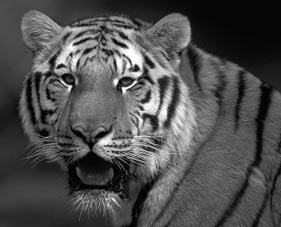
#> input picture ImageConvert/wwwroot/Imgs/Output/tiger.jpg, 281 x 227 px
$ python Sobel.py ../ImageConvert/wwwroot/Imgs/Output/tiger.jpg ../ImageConvert/wwwroot/Imgs/Input/tiger.jpg 5   (older library calls are emulated)
#> lines starting #> are read from the running program, lines starting #| are printed output that depends on the picture; after the words box and inside, x2 and y2 are one past the last pixel; in counts of white or black regions, pixels touching at a corner belong together
import cv2
import os
import sys
import mahotas
import numpy as np

#path = "C:/Users/elino/source/repos/PythonApplication1/ImageConvert/wwwroot/Imgs/Output/tiger.jpg"
#name = "tiger.jpg"
#mediana = 3

path = sys.argv[1]
name = sys.argv[2]
mediana = int(sys.argv[3])

img = cv2.imread(path)
#> img is the input picture: shape (227, 281, 3); min 0, max 255, mean 78.2
img = cv2.cvtColor(img, cv2.COLOR_BGR2GRAY)
#> img: shape (227, 281)
suave = cv2.GaussianBlur(img, (mediana, mediana), 0)
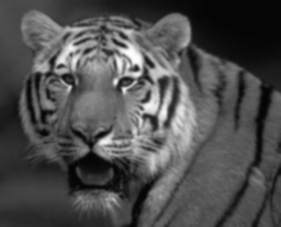
#> suave: shape (227, 281); min 4, max 252, mean 78.2
T = mahotas.thresholding.otsu(suave)
#> T = 83
temp = img.copy()
temp[temp > T] = 255
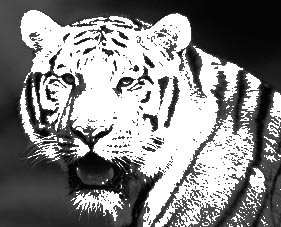
#> temp: shape (227, 281); min 0, max 255, mean 132.9
temp[temp < 255] = 0
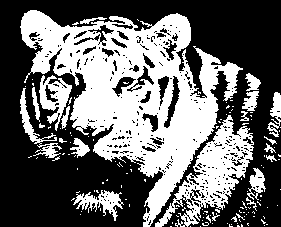
#> temp: shape (227, 281); 41.9% white; 148 white regions (128 under 20 px), largest, box (x1, y1, x2, y2) and area: (20, 10, 243, 227) 18809, (155, 115, 254, 227) 3706, (39, 75, 72, 131) 826
otsu = cv2.bitwise_not(temp)

sobelX = cv2.Sobel(otsu, cv2.CV_64F, 1, 0)
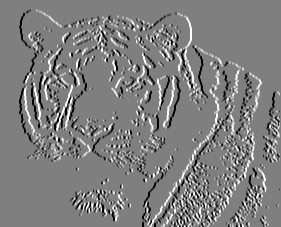
#> sobelX: shape (227, 281) float64; min -1020, max 1020, mean -1; drawn with min black and max white
sobelY = cv2.Sobel(otsu, cv2.CV_64F, 0, 1)
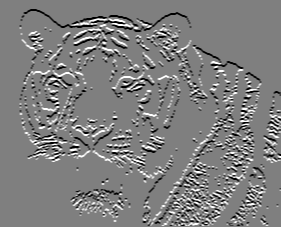
#> sobelY: shape (227, 281) float64; min -1020, max 1020, mean -1.2; drawn with min black and max white
sobelX = np.uint8(np.absolute(sobelX))
sobelY = np.uint8(np.absolute(sobelY))
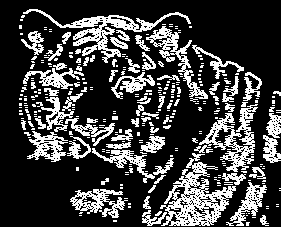
#> sobelY: shape (227, 281); min 0, max 255, mean 64.9
bordas = cv2.bitwise_or(sobelX, sobelY)
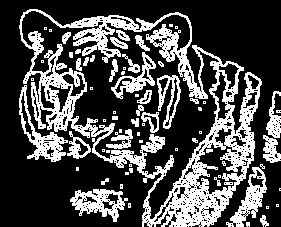
#> bordas: shape (227, 281); min 0, max 255, mean 75.6
newName = name.split(".")[0]+"Sobel."+name.split(".")[1]
cv2.imwrite(os.path.join("C:/OpenImageProcessor/ImageConvert/wwwroot/Imgs/Actual/" , newName), bordas)
print(os.path.join("C:/OpenImageProcessor/ImageConvert/wwwroot/Imgs/Actual/" , newName))
print(os.path.join(newName))

$ run again, with ImageConvert/wwwroot/Imgs/Output/BABUINO.jpg copied over ImageConvert/wwwroot/Imgs/Output/tiger.jpg
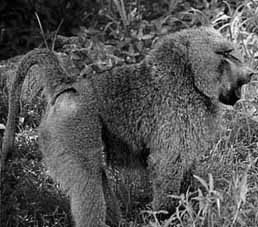
#> input picture ImageConvert/wwwroot/Imgs/Output/BABUINO.jpg, 258 x 227 px
#> img is the input picture: shape (227, 258, 3); min 0, max 255, mean 84.2
#> img: shape (227, 258)
#> T = 83
#> `temp[temp < 255] = 0`:
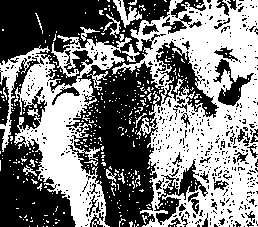
#> temp: shape (227, 258); 49.5% white; 406 white regions (385 under 20 px), largest, box (x1, y1, x2, y2) and area: (112, 0, 258, 227) 17423, (0, 35, 132, 227) 9026, (113, 0, 142, 28) 295
#> `bordas = cv2.bitwise_or(sobelX, sobelY)`:
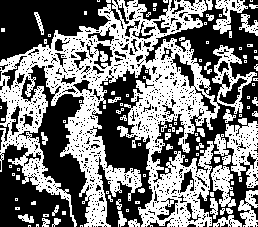
#> bordas: shape (227, 258); min 0, max 255, mean 121.2

$ run again, with ImageConvert/wwwroot/Imgs/Output/Touro.jpg copied over ImageConvert/wwwroot/Imgs/Output/tiger.jpg
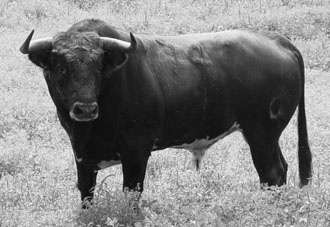
#> input picture ImageConvert/wwwroot/Imgs/Output/Touro.jpg, 330 x 227 px
#> img is the input picture: shape (227, 330, 3); min 4, max 255, mean 128.5
#> img: shape (227, 330)
#> T = 114
#> `temp[temp < 255] = 0`:
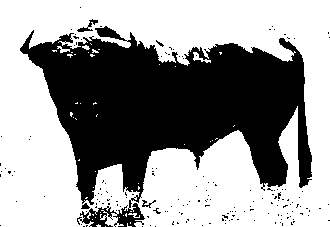
#> temp: shape (227, 330); 59.6% white; 167 black regions (163 under 20 px), largest, box (x1, y1, x2, y2) and area: (20, 26, 312, 227) 29744, (77, 19, 98, 32) 85, (142, 200, 156, 208) 41, (81, 203, 90, 209) 34
#> `sobelY = np.uint8(np.absolute(sobelY))`:
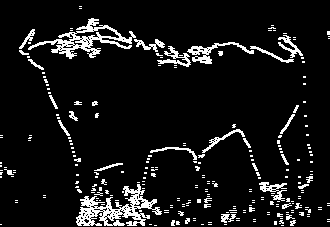
#> sobelY: shape (227, 330); min 0, max 255, mean 21.6

$ run again, with ImageConvert/wwwroot/Imgs/Output/brain.JPG copied over ImageConvert/wwwroot/Imgs/Output/tiger.jpg
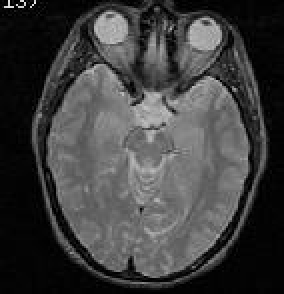
#> input picture ImageConvert/wwwroot/Imgs/Output/brain.JPG, 142 x 147 px (shown 2 times larger)
#> img is the input picture: shape (147, 142, 3); min 0, max 237, mean 63.6
#> img: shape (147, 142)
#> T = 64
#> otsu: shape (147, 142); 50.3% white; 48 black regions (45 under 20 px), largest, box (x1, y1, x2, y2) and area: (23, 3, 125, 139) 9419, (16, 13, 86, 143) 441, (87, 20, 133, 141) 377
#> `sobelY = np.uint8(np.absolute(sobelY))`:
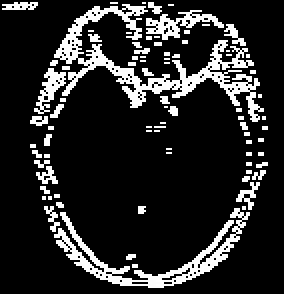
#> sobelY: shape (147, 142) (shown 2 times larger); min 0, max 255, mean 40.1
